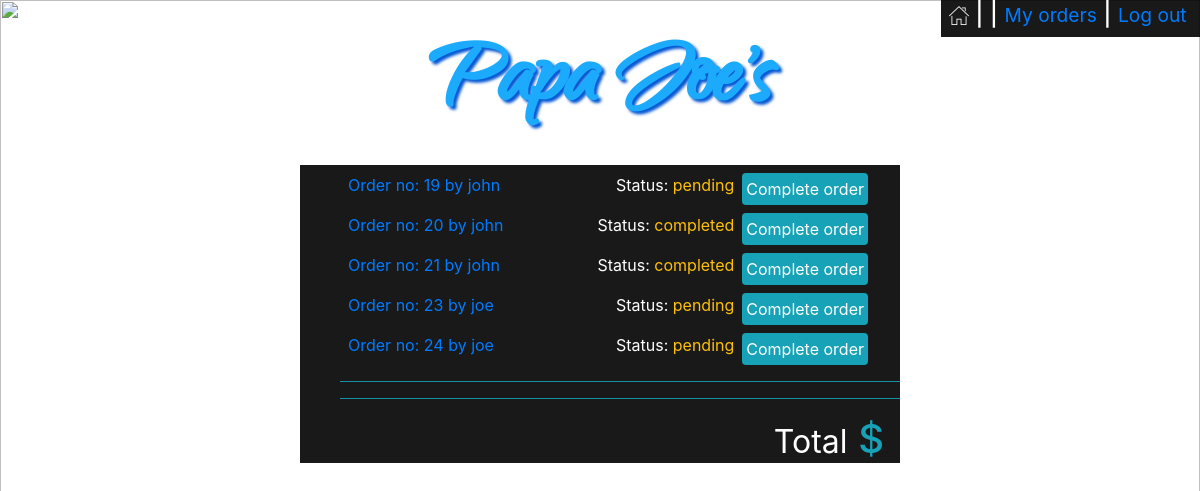
Screenshot of /orders_manager/admin/19 with the database file from the repository.
### orders/models.py (models this page shows, shortened)
class User_order(models.Model):
    user=models.ForeignKey(User,on_delete=models.CASCADE)
    order_number=models.IntegerField()
    topping_allowance=models.IntegerField(default=0)
    status=models.CharField(max_length=64,default='initiated')

### orders/views.py (the view)
# urls.py: path("orders_manager/<str:user>/<str:order_number>", views.orders_manager, name="orders_manager"),
def orders_manager(request,user,order_number):
    user=User.objects.get(username=user)
    context = {
        "Checkout":Order2.objects.filter(user=user,number=order_number),
        "Checkout_category":Order2.objects.filter(user=user,number=order_number).values_list('category').distinct(),
        "Total":list(Order2.objects.filter(user=user,number=order_number).aggregate(Sum('price')).values())[0],
        "user":request.user,
        "Category": Category.objects.all(),
        "Order_number":order_number,
        "All_orders":User_order.objects.exclude(status='initiated')
    }
    return render(request,"orders_manager.html",context)

### orders/templates/orders_manager.html (shortened to what this page needs)
<!DOCTYPE html>
<html style="height:100%">
<head>
    {% load static %}
    <link rel="stylesheet" type="text/css" href="{% static 'styles.css' %}">
    <link rel="stylesheet" href="https://maxcdn.bootstrapcdn.com/bootstrap/4.1.3/css/bootstrap.min.css">
</head>
<body style="height:100%">
    {% if Category %}
    <div id='username'>
        <h4 class='px-2' ><a href="{% url 'index' %}"><img src="{% static 'home.png' %}"></a> |
            {{user.username}} |
            {% if not user.is_superuser %}
            <small><a href="{% url 'my_orders' Order_number %}">My orders</a></small> |
            {% endif %}
            <small><a href="{% url 'logout' %}"> Log out&nbsp;</a></small>
        </h4>
    </div>
    {% endif %}
    <p id='logo' class='text-center m-0 font-weight-bold'><a href="{% url 'index' %}">Papa Joe's</a></p>
    <div id='my_orders_container' class='w-50 mx-auto'>
        <div class=' text-left pr-3'>
            <ul >
                {% for row in All_orders%}
                <li class='p-2' >
                    <a href="{% url 'orders_manager' row.user row.order_number  %}"><span>Order no: {{row.order_number}} by {{row.user}}</span></a>
                    <a href="{% url 'complete_order' row.user row.order_number  %}"><span class='float-right mx-2 p-1 bg-info rounded text-white'>Complete order</span></a>
                    <span class='float-right'>Status: <span class='text-warning'>{{row.status}}</span></span>
                </li>
                {% endfor %}
            </ul>
        </div>
        <ul>
            <hr class='bg-info'>
            <hr class='bg-info'>
            <li class='text-info text-right pr-3 '><h1><small class='text-white'>Total</small> ${{Total|floatformat:2}}</h1></li>
        </ul>
    </div>
</body>
</html>

### orders/static/styles.css (style rules this page uses)
#logo { padding:0px; font-family: webLogo ; font-size: 110px; text-shadow: 3px 3px 3px rgb(5, 87, 211); }
#logo a:link, #place_order:link, #confirm_order:link { color:rgb(28, 170, 253); }
#center_box,#username { background-color: rgba(0, 0, 0, 0.9); color: white; }
#username { position: absolute; right: 0; }
li { list-style-type: none; }
#my_orders_container { background-color: rgba(0, 0, 0, 0.9); color: white; }

### rows the page displays
User_order: order_number "19", user "john", status "pending"
User_order: order_number "20", user "john", status "completed"
User_order: order_number "21", user "john", status "completed"
User_order: order_number "23", user "joe", status "pending"
User_order: order_number "24", user "joe", status "pending"
